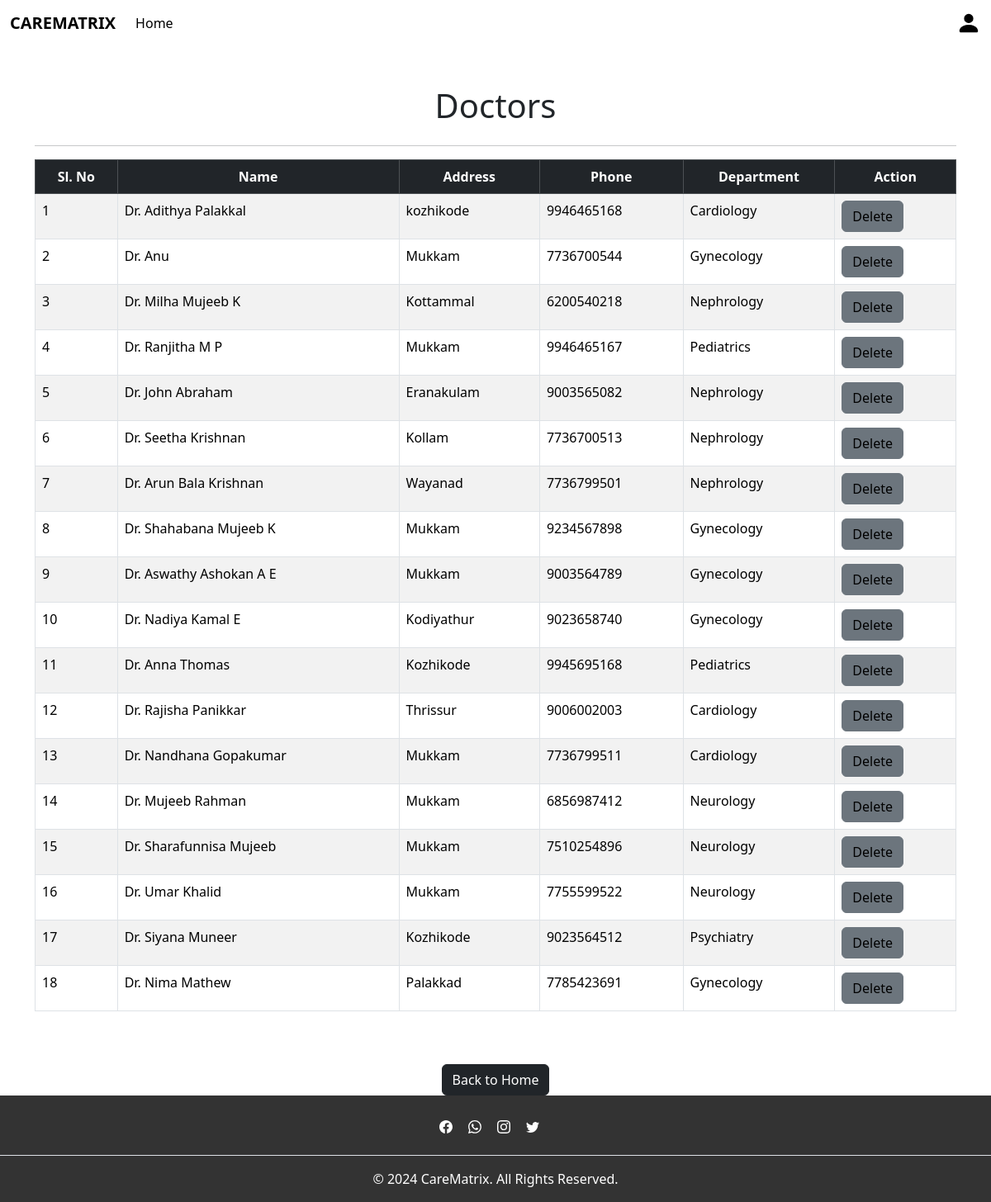
/doctors_list, run on an earlier commit of the app's database.
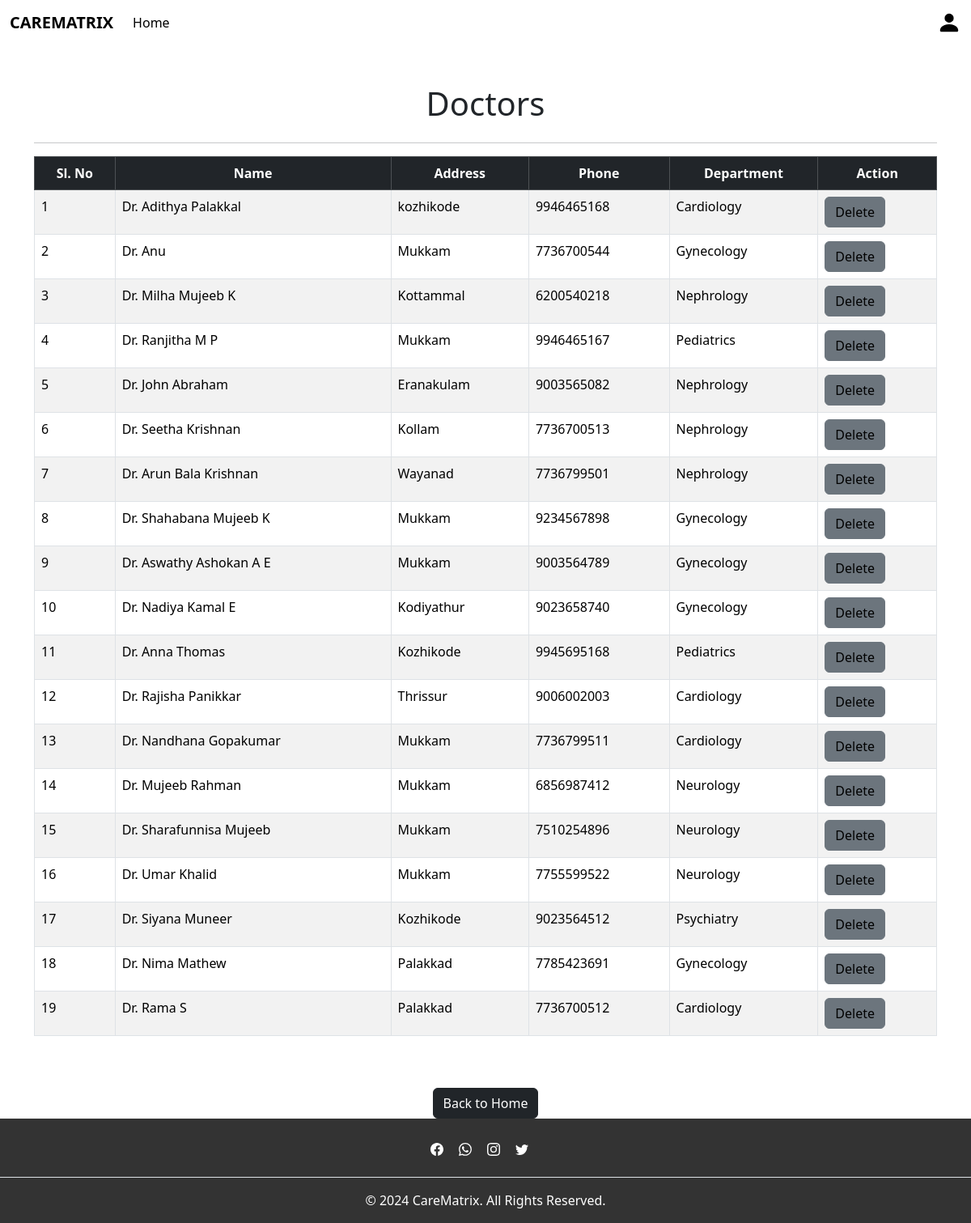
And on a later commit of the database.
### app/models.py (models this page shows, shortened)
class Doctors(models.Model):
    doc = models.ForeignKey(CustomUser,on_delete=models.CASCADE)
    name=models.CharField(max_length=100)
    speciality=models.CharField(max_length=100)
    department=models.CharField(max_length=100)
    image=models.FileField()

class CustomUser(AbstractUser):
    Phonenumber=models.IntegerField(null=True,blank=True,unique=True)
    Age=models.IntegerField(null=True,blank=True)
    Address=models.CharField(null=True,blank=True,max_length=100)
    DOB=models.DateField(null=True,blank=True)
    usertype=models.CharField(max_length=200)

### app/views.py (the view)
# urls.py: path('doctors_list',views.doctors_list,name='doctors_list'),
def doctors_list(request):
    doctors = Doctors.objects.all()
    return render(request,'admin/doctors_list.html',{'doctors':doctors})

### template/admin/doctors_list.html (shortened to what this page needs)
{% extends 'admin/base_admin.html' %}
{% load static %}
{% block content %}
<div class="container mt-5">
    <h1 class="text-center mb-4">Doctors</h1>
    <hr>
    <div class="table-responsive">
        <table class="table table-bordered table-hover table-striped">
            <thead class="table-dark text-center">
                <tr>
                    <th>Sl. No</th>
                    <th>Name</th>
                    <th>Address</th>
                    <th>Phone</th>
                    <th>Department</th>
                    <th>Action</th>
                </tr>
            </thead>
            <tbody>
                {% for doctor in doctors %}
                <tr>
                    <td>{{ forloop.counter }}</td>
                    <td><a href="{% url 'doctor_details' doctor.id %}">Dr. {{ doctor.name }}</a></td>
                    <td>{{ doctor.doc.Address }}</td>
                    <td>{{ doctor.doc.Phonenumber }}</td>
                    <td>{{ doctor.department }}</td>
                    <td>
                        <button class="btn btn-secondary">
                            <a href="{% url 'delete_doctor' doctor.id %}">Delete</a>
                        </button>
                    </td>
                </tr>
                {% empty %}
                <tr>
                    <td colspan="6" class="text-center">No doctors found</td>
                </tr>
                {% endfor %}
            </tbody>
        </table>
    </div>
    <div class="text-center mt-5">
        <a href="{% url 'admin_home' %}" class="btn btn-dark">Back to Home</a>
    </div>
</div>
{% endblock %}

### template/admin/base_admin.html (shortened to what this page needs)
{% load static %}
<!DOCTYPE html>
<html lang="en">
<head>
    <link href="https://cdn.jsdelivr.net/npm/bootstrap@5.3.3/dist/css/bootstrap.min.css" rel="stylesheet">
</head>
<body>
    <nav class="navbar navbar-expand-lg custom-navbar">
        <div class="container-fluid">
          <a class="navbar-brand" href="#"><strong>CAREMATRIX</strong></a>
          <div class="collapse navbar-collapse" id="navbarNav">
            <ul class="navbar-nav">
              <li class="nav-item">
                <a class="nav-link active" aria-current="page" href="{% url 'admin_home' %}">Home</a>
              </li>
            </ul>
          </div>
          <a href="#">
            <svg xmlns="http://www.w3.org/2000/svg" width="30" height="30" fill="dark" class="bi bi-person-fill" viewBox="0 0 16 16">
              <path d="M3 14s-1 0-1-1 1-4 6-4 6 3 6 4-1 1-1 1zm5-6a3 3 0 1 0 0-6 3 3 0 0 0 0 6"/>
            </svg>
          </a>
        </div>
    </nav>
    {% block content %}{% endblock %}
    <footer class="footer-custom text-center text-lg-start">
        <section class="d-flex justify-content-center p-4 border-bottom">
          <div>
            <a href=""></a>
            <a href=""></a>
            <a href=""></a>
            <a href=""></a>
          </div>
        </section>
        <div class="text-center p-3">
          © 2024 CareMatrix. All Rights Reserved.
        </div>
    </footer>
</body>
</html>

### template/admin/base_admin.html (style rules this page uses)
.footer-custom { background-color: rgba(0, 0, 0, 0.8); color: white; }
.footer-custom a { color: white; margin-right: 15px; }

### template/admin/doctors_list.html (style rules this page uses)
a { text-decoration: none; color: black; }

What changed in the data, as far as the page shows it:
added Doctors: name "Rama S", doc.Address "Palakkad", doc.Phonenumber "7736700512", department "Cardiology"
